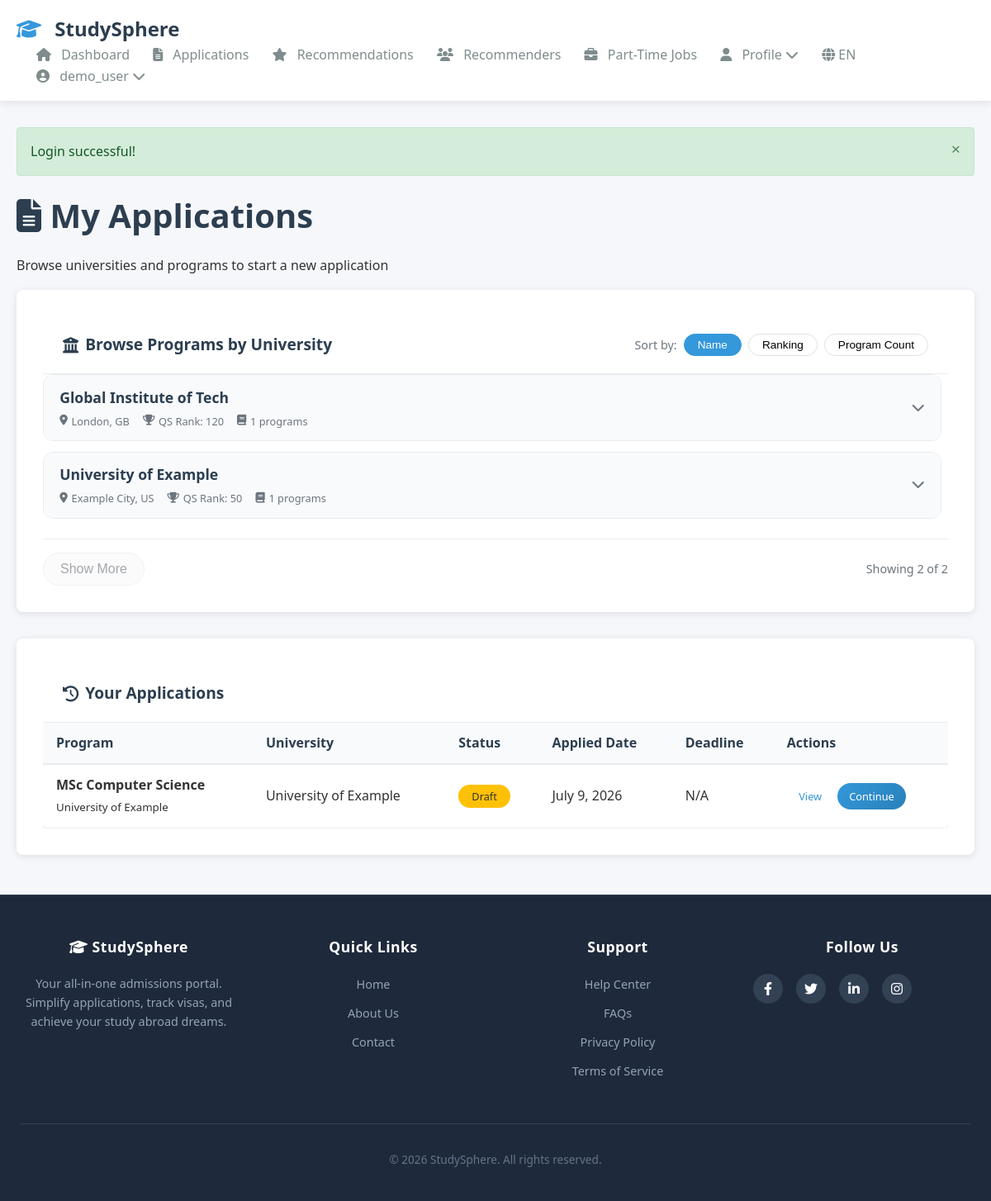
Page /public/student/applications.php (signed in) on the committed database.
### tables this page shows
CREATE TABLE users (
  user_id INT UNSIGNED NOT NULL AUTO_INCREMENT PRIMARY KEY,
  username VARCHAR(50) NOT NULL UNIQUE,
  email VARCHAR(255) NOT NULL UNIQUE,
  password_hash VARCHAR(255) NOT NULL,
  default_role_id INT UNSIGNED NOT NULL DEFAULT 1,
  is_verified TINYINT(1) NOT NULL DEFAULT 0,
  is_disabled TINYINT(1) NOT NULL DEFAULT 0,
  preferred_language VARCHAR(10) DEFAULT 'en',
  last_login_at DATETIME NULL,
  created_at DATETIME NOT NULL DEFAULT CURRENT_TIMESTAMP,
  updated_at DATETIME NOT NULL DEFAULT CURRENT_TIMESTAMP ON UPDATE CURRENT_TIMESTAMP,
  deleted_at DATETIME NULL,
  FOREIGN KEY (default_role_id) REFERENCES roles(role_id) ON DELETE RESTRICT,
  KEY idx_users_email (email),
  KEY idx_users_username (username)
);

CREATE TABLE universities (
  university_id INT UNSIGNED NOT NULL AUTO_INCREMENT PRIMARY KEY,
  name VARCHAR(255) NOT NULL,
  country_code CHAR(2) NULL,
  city VARCHAR(100) NULL,
  website VARCHAR(512) NULL,
  logo_url VARCHAR(1024) NULL,
  qs_ranking INT NULL,
  approx_tuition DECIMAL(12,2) NULL,
  student_count INT NULL,
  description TEXT NULL,
  created_at DATETIME NOT NULL DEFAULT CURRENT_TIMESTAMP,
  updated_at DATETIME NULL,
  deleted_at DATETIME NULL,
  created_by INT UNSIGNED NULL,
  updated_by INT UNSIGNED NULL,
  FOREIGN KEY (country_code) REFERENCES countries(iso2) ON DELETE SET NULL,
  FOREIGN KEY (created_by) REFERENCES users(user_id) ON DELETE SET NULL,
  FOREIGN KEY (updated_by) REFERENCES users(user_id) ON DELETE SET NULL,
  KEY idx_universities_name (name),
  KEY idx_universities_country (country_code)
);

CREATE TABLE applications (
  application_id INT UNSIGNED NOT NULL AUTO_INCREMENT PRIMARY KEY,
  student_id INT UNSIGNED NOT NULL,
  program_id INT UNSIGNED NOT NULL,
  university_id INT UNSIGNED NOT NULL,
  applied_at DATETIME NOT NULL DEFAULT CURRENT_TIMESTAMP,
  application_status_id INT UNSIGNED NOT NULL,
  application_stage_id INT UNSIGNED NULL,
  stage_order INT DEFAULT 0,
  priority_deadline_type ENUM('early','regular','rolling') NULL,
  estimated_decision_date DATE NULL,
  status_reason VARCHAR(255) NULL,
  fee_amount DECIMAL(10,2) DEFAULT 0,
  deadline DATE NULL,
  submitted_at DATETIME NULL,
  decision_date DATETIME NULL,
  decision_by INT UNSIGNED NULL,
  admin_notes TEXT NULL,
  created_at DATETIME NOT NULL DEFAULT CURRENT_TIMESTAMP,
  updated_at DATETIME NOT NULL DEFAULT CURRENT_TIMESTAMP ON UPDATE CURRENT_TIMESTAMP,
  deleted_at DATETIME NULL,
  created_by INT UNSIGNED NULL,
  updated_by INT UNSIGNED NULL,
  FOREIGN KEY (student_id) REFERENCES students(student_id) ON DELETE CASCADE,
  FOREIGN KEY (program_id) REFERENCES programs(program_id) ON DELETE CASCADE,
  FOREIGN KEY (university_id) REFERENCES universities(university_id) ON DELETE CASCADE,
  FOREIGN KEY (application_status_id) REFERENCES application_statuses(application_status_id) ON DELETE RESTRICT,
  FOREIGN KEY (application_stage_id) REFERENCES application_stages(application_stage_id) ON DELETE SET NULL,
  FOREIGN KEY (decision_by) REFERENCES users(user_id) ON DELETE SET NULL,
  FOREIGN KEY (created_by) REFERENCES users(user_id) ON DELETE SET NULL,
  FOREIGN KEY (updated_by) REFERENCES users(user_id) ON DELETE SET NULL,
  KEY idx_applications_student (student_id),
  KEY idx_applications_program (program_id),
  KEY idx_applications_status (application_status_id),
  KEY idx_applications_stage (application_stage_id),
  KEY idx_applications_university (university_id),
  KEY idx_applications_applied_at (applied_at)
);

CREATE TABLE programs (
  program_id INT UNSIGNED NOT NULL AUTO_INCREMENT PRIMARY KEY,
  university_id INT UNSIGNED NOT NULL,
  program_name VARCHAR(255) NOT NULL,
  degree_level_id INT UNSIGNED NOT NULL,
  department VARCHAR(255) NULL,
  duration_months INT NULL,
  tuition_fee DECIMAL(12,2) NULL,
  currency CHAR(3) DEFAULT 'USD',
  intake_months VARCHAR(100) NULL,
  application_deadline DATE NULL,
  early_deadline DATE NULL,
  regular_deadline DATE NULL,
  rolling_admission TINYINT(1) DEFAULT 0,
  decision_release_weeks INT NULL,
  created_at DATETIME NOT NULL DEFAULT CURRENT_TIMESTAMP,
  updated_at DATETIME NULL,
  deleted_at DATETIME NULL,
  created_by INT UNSIGNED NULL,
  updated_by INT UNSIGNED NULL,
  FOREIGN KEY (university_id) REFERENCES universities(university_id) ON DELETE CASCADE,
  FOREIGN KEY (degree_level_id) REFERENCES degree_levels(degree_level_id) ON DELETE RESTRICT,
  FOREIGN KEY (created_by) REFERENCES users(user_id) ON DELETE SET NULL,
  FOREIGN KEY (updated_by) REFERENCES users(user_id) ON DELETE SET NULL,
  KEY idx_programs_university (university_id),
  KEY idx_programs_degree (degree_level_id),
  KEY idx_programs_deadline (application_deadline)
);

CREATE TABLE application_statuses (
  application_status_id INT UNSIGNED NOT NULL AUTO_INCREMENT PRIMARY KEY,
  code VARCHAR(50) NOT NULL UNIQUE,
  name VARCHAR(120) NOT NULL,
  created_at DATETIME NOT NULL DEFAULT CURRENT_TIMESTAMP
);

### public/student/applications.php (the view, shortened to what the rows shown need)
<?php
require_once '../../app/includes/init.php';
require_once '../../app/templates/header.php';
$auth = new Auth();
$student_id = $auth->getStudentId();
$db = new Database();
$applications = Helpers::getUserApplications($student_id);
$universities = $db->fetchAll("
    SELECT u.*,
           (SELECT COUNT(*) FROM programs p WHERE p.university_id = u.university_id AND p.deleted_at IS NULL) as program_count
    FROM universities u
    WHERE u.deleted_at IS NULL
");
?>
<div class="page-header">
    <h1><i class="fas fa-file-alt"></i> My Applications</h1>
</div>
<div class="card">
    <div class="card-body">
        <?php if (empty($universities)): ?>
            <p class="text-muted">No universities available.</p>
        <?php else: ?>
            <div class="university-list" id="university-list">
                <?php foreach ($universities as $uni):
                ?>
                    <div class="university-item"
                         data-name="<?php echo strtolower($uni['name']); ?>"
                         data-rank="<?php echo $uni['qs_ranking'] ?? 999999; ?>"
                         data-programs="<?php echo $uni['program_count']; ?>">
                        <div class="university-header" onclick="toggleUniversity(<?php echo $uni['university_id']; ?>)">
                            <div class="university-info">
                                <h4><?php echo htmlspecialchars($uni['name']); ?></h4>
                                <div class="university-meta">
                                    <?php if ($uni['city']): ?>
                                        <span><i class="fas fa-map-marker-alt"></i> <?php echo htmlspecialchars($uni['city']); ?><?php echo $uni['country_code'] ? ', ' . $uni['country_code'] : ''; ?></span>
                                    <?php endif; ?>
                                    <?php if ($uni['qs_ranking']): ?>
                                        <span><i class="fas fa-trophy"></i> QS Rank: <?php echo $uni['qs_ranking']; ?></span>
                                    <?php endif; ?>
                                    <span><i class="fas fa-book"></i> <?php echo $uni['program_count']; ?> programs</span>
                                </div>
                            </div>
                            <div class="university-toggle">
                                <i class="fas fa-chevron-down" id="icon-<?php echo $uni['university_id']; ?>"></i>
                            </div>
                        </div>
                    </div>
                <?php endforeach; ?>
            </div>
        <?php endif; ?>
    </div>
</div>
<div class="card">
    <div class="card-body">
        <?php if (empty($applications)): ?>
            <p class="text-muted">You haven't started any applications yet. Select a program above to begin!</p>
        <?php else: ?>
            <div class="table-responsive">
                <table class="table">
                    <thead>
                        <tr>
                            <th>Program</th>
                            <th>University</th>
                            <th>Status</th>
                            <th>Applied Date</th>
                            <th>Deadline</th>
                            <th>Actions</th>
                        </tr>
                    </thead>
                    <tbody>
                        <?php foreach ($applications as $app): ?>
                            <tr>
                                <td>
                                    <strong><?php echo htmlspecialchars($app['program_name']); ?></strong><br>
                                    <small><?php echo htmlspecialchars($app['university_name']); ?></small>
                                </td>
                                <td><?php echo htmlspecialchars($app['university_name']); ?></td>
                                <td>
                                    <span class="status-badge status-<?php echo strtolower($app['status_name']); ?>">
                                        <?php echo $app['status_name']; ?>
                                    </span>
                                </td>
                                <td><?php echo Helpers::formatDate($app['applied_at']); ?></td>
                                <td>
                                    <?php if ($app['deadline']): ?>
                                        <?php echo Helpers::formatDate($app['deadline']); ?>
                                    <?php else: ?>
                                        N/A
                                    <?php endif; ?>
                                </td>
                                <td>
                                    <a href="application_view.php?id=<?php echo $app['application_id']; ?>" class="btn btn-small">View</a>
                                    <?php if ($app['status_name'] == 'Draft'): ?>
                                        <a href="application_view.php?id=<?php echo $app['application_id']; ?>&action=edit" class="btn btn-small btn-primary">Continue</a>
                                    <?php endif; ?>
                                </td>
                            </tr>
                        <?php endforeach; ?>
                    </tbody>
                </table>
            </div>
        <?php endif; ?>
    </div>
</div>
<?php require_once '../../app/templates/footer.php'; ?>

### app/templates/header.php (shortened to what the rows shown need)
<?php
$current_user = isset($_SESSION['user_id']) ? (new Auth())->getCurrentUser() : null;
?>
<!DOCTYPE html>
<html lang="en">
<head>
    <link rel="stylesheet" href="/studysphere/public/assets/css/main.css">
    <link rel="stylesheet" href="https://cdnjs.cloudflare.com/ajax/libs/font-awesome/6.4.0/css/all.min.css">
</head>
<body>
    <nav class="navbar">
        <div class="container">
            <div class="nav-menu" id="navMenu">
                <?php if (isset($_SESSION['user_id'])): ?>
                    <?php if ($_SESSION['role'] == 'student'): ?>
                        <a href="/studysphere/public/student/dashboard.php" class="nav-link">
                            <i class="fas fa-home"></i> <span class="nav-text">Dashboard</span>
                        </a>
                        <a href="/studysphere/public/student/applications.php" class="nav-link">
                            <i class="fas fa-file-alt"></i> <span class="nav-text">Applications</span>
                        </a>
                        <a href="/studysphere/public/student/program_recommendations.php" class="nav-link">
                            <i class="fas fa-star"></i> <span class="nav-text">Recommendations</span>
                        </a>
                        <a href="/studysphere/public/student/recommenders.php" class="nav-link">
                        <i class="fas fa-users"></i> <span class="nav-text">Recommenders</span>
                        </a>
                        <a href="/studysphere/public/student/jobs.php" class="nav-link">
                        <i class="fas fa-briefcase"></i> <span class="nav-text">Part-Time Jobs</span>
                        </a>
                        <div class="nav-dropdown">
                        <a href="#" class="nav-link dropdown-toggle">
                            <i class="fas fa-user"></i> <span class="nav-text">Profile</span> <i class="fas fa-chevron-down"></i>
                        </a>
                    </div>
                    <?php endif; ?>
                    <div class="nav-dropdown lang-switcher">
    <a href="#" class="nav-link dropdown-toggle">
        <i class="fas fa-globe"></i> <?= strtoupper(Lang::getInstance()->getCurrentLang()) ?>
    </a>
</div>
                    <div class="nav-dropdown user-dropdown">
                        <a href="#" class="nav-link dropdown-toggle">
                            <i class="fas fa-user-circle"></i>
                            <span class="nav-text">
                                <?php
                                if ($current_user && !empty($current_user['first_name'])) {
                                    echo htmlspecialchars($current_user['first_name']);
                                } else {
                                    echo htmlspecialchars($_SESSION['username']);
                                }
                                ?>
                            </span>
                            <i class="fas fa-chevron-down"></i>
                        </a>
                    </div>
<?php endif; ?>
            </div>
        </div>
    </nav>
    <div class="container">

### rows in the picture
users: preferred_language "EN"
universities: name "University of Example", city "Example City", country_code "US", qs_ranking "50", program_count "1"
universities: name "Global Institute of Tech", city "London", country_code "GB", qs_ranking "120", program_count "1"
applications: program.program_name "MSc Computer Science", university.name "University of Example", application_status.name "Draft", applied_at "July 9, 2026", shows "N/A"

### other values in the picture
$_SESSION['username'] "demo_user"
$flash['message'] "Login successful!"
